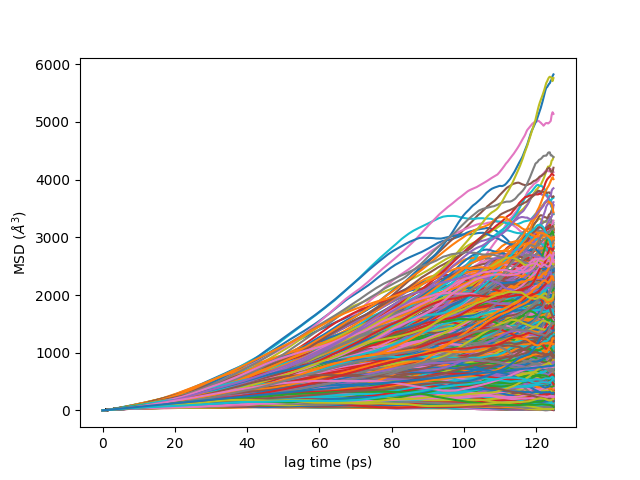

Reproduce this figure in Python.
import MDAnalysis as mda
import MDAnalysis.analysis.msd as msd
import matplotlib.pyplot as plt
import numpy as np

u = mda.Universe("prep.data","unwrapped.lammpstrj", format="lammpsdump", atom_style="id type x y z")

MSD = msd.EinsteinMSD(u, select='all', msd_type='xyz', fft=True)
MSD.run()

msd =  MSD.results.timeseries
print(MSD.results.msds_by_particle)
print(MSD.results.msds_by_particle.shape)



nframes = MSD.n_frames
timestep = 0.25 # this needs to be the actual time between frames (ps)
lagtimes = np.arange(nframes)*timestep # make the lag-time axis
fig = plt.figure()
ax = plt.axes()
# plot the actual MSD
for i in range(MSD.results.msds_by_particle.shape[1]):
    ax.plot(lagtimes, MSD.results.msds_by_particle[:,i])
ax.plot(lagtimes, msd)
plt.xlabel('lag time (ps)')
plt.ylabel('MSD ($\AA^3$)')
plt.savefig("msd_byparticle.png")
plt.show()

